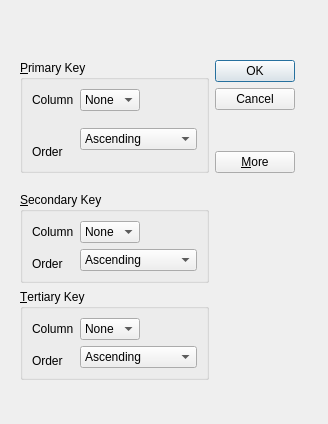
<?xml version="1.0" encoding="UTF-8"?>
<ui version="4.0">
 <class>SortDialog</class>
 <widget class="QDialog" name="SortDialog">
  <property name="geometry">
   <rect>
    <x>0</x>
    <y>0</y>
    <width>328</width>
    <height>424</height>
   </rect>
  </property>
  <property name="windowTitle">
   <string>Dialog</string>
  </property>
  <widget class="QWidget" name="layoutWidget">
   <property name="geometry">
    <rect>
     <x>20</x>
     <y>60</y>
     <width>275</width>
     <height>320</height>
    </rect>
   </property>
   <layout class="QGridLayout" name="gridLayout_5">
    <item row="0" column="0">
     <widget class="QGroupBox" name="groupBox">
      <property name="title">
       <string>&amp;Primary Key</string>
      </property>
      <layout class="QGridLayout" name="gridLayout">
       <item row="0" column="2">
        <spacer name="horizontalSpacer">
         <property name="orientation">
          <enum>Qt::Horizontal</enum>
         </property>
         <property name="sizeHint" stdset="0">
          <size>
           <width>40</width>
           <height>20</height>
          </size>
         </property>
        </spacer>
       </item>
       <item row="0" column="1">
        <widget class="QComboBox" name="primaryColumnComboBox">
         <item>
          <property name="text">
           <string>None</string>
          </property>
         </item>
        </widget>
       </item>
       <item row="0" column="0">
        <widget class="QLabel" name="label">
         <property name="text">
          <string>Column</string>
         </property>
        </widget>
       </item>
       <item row="2" column="0">
        <widget class="QLabel" name="label_2">
         <property name="text">
          <string>Order</string>
         </property>
        </widget>
       </item>
       <item row="1" column="1" rowspan="2" colspan="2">
        <widget class="QComboBox" name="comboBox_2">
         <item>
          <property name="text">
           <string>Ascending</string>
          </property>
         </item>
         <item>
          <property name="text">
           <string>Descending</string>
          </property>
         </item>
        </widget>
       </item>
      </layout>
     </widget>
    </item>
    <item row="0" column="1">
     <layout class="QVBoxLayout" name="verticalLayout_2">
      <item>
       <widget class="QDialogButtonBox" name="buttonBox">
        <property name="orientation">
         <enum>Qt::Vertical</enum>
        </property>
        <property name="standardButtons">
         <set>QDialogButtonBox::Cancel|QDialogButtonBox::Ok</set>
        </property>
       </widget>
      </item>
      <item>
       <spacer name="verticalSpacer_2">
        <property name="orientation">
         <enum>Qt::Vertical</enum>
        </property>
        <property name="sizeHint" stdset="0">
         <size>
          <width>20</width>
          <height>40</height>
         </size>
        </property>
       </spacer>
      </item>
      <item>
       <widget class="QPushButton" name="pushButton">
        <property name="text">
         <string>&amp;More</string>
        </property>
        <property name="checkable">
         <bool>true</bool>
        </property>
       </widget>
      </item>
     </layout>
    </item>
    <item row="1" column="0">
     <spacer name="verticalSpacer">
      <property name="orientation">
       <enum>Qt::Vertical</enum>
      </property>
      <property name="sizeHint" stdset="0">
       <size>
        <width>20</width>
        <height>18</height>
       </size>
      </property>
     </spacer>
    </item>
    <item row="2" column="0">
     <widget class="QGroupBox" name="groupBox_2">
      <property name="title">
       <string>&amp;Secondary Key</string>
      </property>
      <layout class="QGridLayout" name="gridLayout_2">
       <item row="0" column="0">
        <widget class="QLabel" name="label_3">
         <property name="text">
          <string>Column</string>
         </property>
        </widget>
       </item>
       <item row="0" column="1">
        <widget class="QComboBox" name="secondaryColumnC">
         <item>
          <property name="text">
           <string>None</string>
          </property>
         </item>
        </widget>
       </item>
       <item row="1" column="1" rowspan="2" colspan="2">
        <widget class="QComboBox" name="comboBox_4">
         <item>
          <property name="text">
           <string>Ascending</string>
          </property>
         </item>
         <item>
          <property name="text">
           <string>Descending</string>
          </property>
         </item>
        </widget>
       </item>
       <item row="2" column="0">
        <widget class="QLabel" name="label_4">
         <property name="text">
          <string>Order</string>
         </property>
        </widget>
       </item>
       <item row="0" column="2">
        <spacer name="horizontalSpacer_2">
         <property name="orientation">
          <enum>Qt::Horizontal</enum>
         </property>
         <property name="sizeHint" stdset="0">
          <size>
           <width>40</width>
           <height>20</height>
          </size>
         </property>
        </spacer>
       </item>
      </layout>
     </widget>
    </item>
    <item row="3" column="0">
     <widget class="QGroupBox" name="groupBox_3">
      <property name="title">
       <string>&amp;Tertiary Key</string>
      </property>
      <layout class="QGridLayout" name="gridLayout_4">
       <item row="0" column="0">
        <widget class="QLabel" name="label_7">
         <property name="text">
          <string>Column</string>
         </property>
        </widget>
       </item>
       <item row="0" column="1">
        <widget class="QComboBox" name="tertiaryColumnC">
         <item>
          <property name="text">
           <string>None</string>
          </property>
         </item>
        </widget>
       </item>
       <item row="1" column="1" rowspan="2" colspan="2">
        <widget class="QComboBox" name="comboBox_8">
         <item>
          <property name="text">
           <string>Ascending</string>
          </property>
         </item>
         <item>
          <property name="text">
           <string>Descending</string>
          </property>
         </item>
        </widget>
       </item>
       <item row="2" column="0">
        <widget class="QLabel" name="label_8">
         <property name="text">
          <string>Order</string>
         </property>
        </widget>
       </item>
       <item row="0" column="2">
        <spacer name="horizontalSpacer_4">
         <property name="orientation">
          <enum>Qt::Horizontal</enum>
         </property>
         <property name="sizeHint" stdset="0">
          <size>
           <width>40</width>
           <height>20</height>
          </size>
         </property>
        </spacer>
       </item>
      </layout>
     </widget>
    </item>
   </layout>
  </widget>
 </widget>
 <tabstops>
  <tabstop>primaryColumnComboBox</tabstop>
  <tabstop>comboBox_2</tabstop>
  <tabstop>buttonBox</tabstop>
  <tabstop>pushButton</tabstop>
  <tabstop>secondaryColumnC</tabstop>
  <tabstop>comboBox_4</tabstop>
  <tabstop>tertiaryColumnC</tabstop>
  <tabstop>comboBox_8</tabstop>
 </tabstops>
 <resources/>
 <connections>
  <connection>
   <sender>buttonBox</sender>
   <signal>accepted()</signal>
   <receiver>SortDialog</receiver>
   <slot>accept()</slot>
   <hints>
    <hint type="sourcelabel">
     <x>213</x>
     <y>113</y>
    </hint>
    <hint type="destinationlabel">
     <x>157</x>
     <y>274</y>
    </hint>
   </hints>
  </connection>
  <connection>
   <sender>buttonBox</sender>
   <signal>rejected()</signal>
   <receiver>SortDialog</receiver>
   <slot>reject()</slot>
   <hints>
    <hint type="sourcelabel">
     <x>239</x>
     <y>113</y>
    </hint>
    <hint type="destinationlabel">
     <x>286</x>
     <y>274</y>
    </hint>
   </hints>
  </connection>
  <connection>
   <sender>pushButton</sender>
   <signal>toggled(bool)</signal>
   <receiver>groupBox_2</receiver>
   <slot>setVisible(bool)</slot>
   <hints>
    <hint type="sourcelabel">
     <x>271</x>
     <y>155</y>
    </hint>
    <hint type="destinationlabel">
     <x>25</x>
     <y>197</y>
    </hint>
   </hints>
  </connection>
  <connection>
   <sender>pushButton</sender>
   <signal>toggled(bool)</signal>
   <receiver>groupBox_3</receiver>
   <slot>setVisible(bool)</slot>
   <hints>
    <hint type="sourcelabel">
     <x>274</x>
     <y>166</y>
    </hint>
    <hint type="destinationlabel">
     <x>148</x>
     <y>341</y>
    </hint>
   </hints>
  </connection>
 </connections>
</ui>
